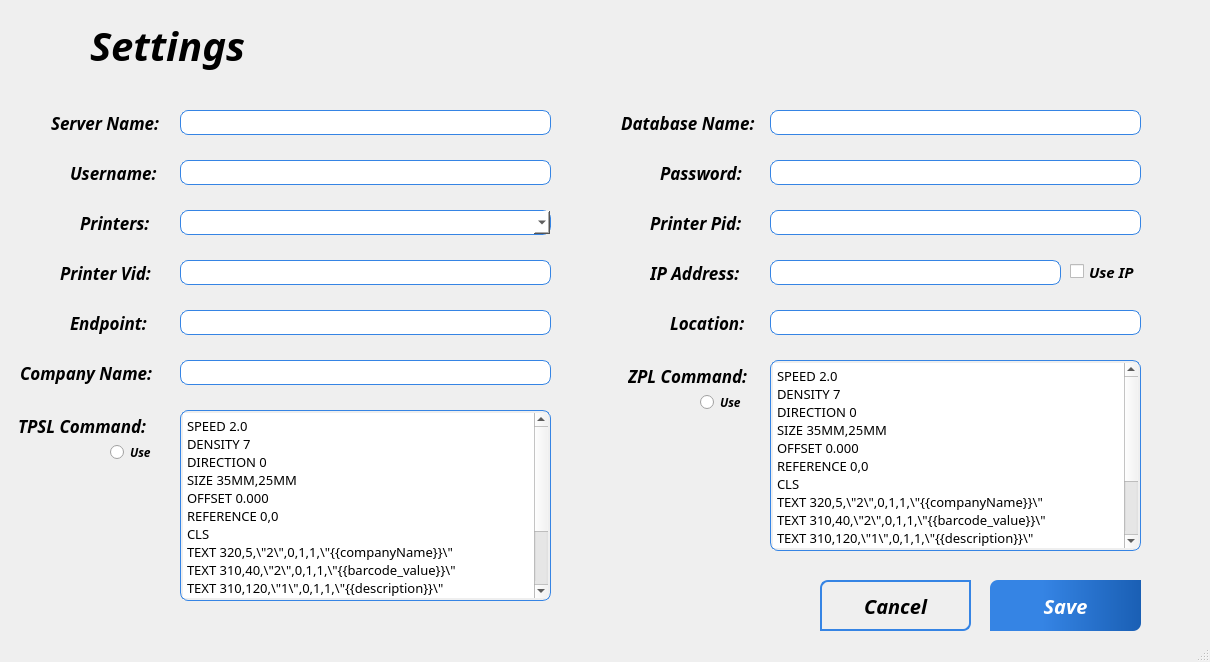
<?xml version="1.0" encoding="UTF-8"?>
<ui version="4.0">
 <class>MainWindow</class>
 <widget class="QMainWindow" name="MainWindow">
  <property name="geometry">
   <rect>
    <x>0</x>
    <y>0</y>
    <width>1210</width>
    <height>662</height>
   </rect>
  </property>
  <property name="font">
   <font>
    <family>Roboto Slab</family>
    <weight>50</weight>
    <bold>false</bold>
   </font>
  </property>
  <property name="windowTitle">
   <string>MainWindow</string>
  </property>
  <property name="styleSheet">
   <string notr="true">QMainWindow {
}

QLineEdit {
	padding: 4px;
}

QTextEdit {
	padding: 4px;
}</string>
  </property>
  <widget class="QWidget" name="centralwidget">
   <widget class="QLabel" name="label_7">
    <property name="geometry">
     <rect>
      <x>70</x>
      <y>300</y>
      <width>91</width>
      <height>45</height>
     </rect>
    </property>
    <property name="font">
     <font>
      <family>Roboto Slab</family>
      <pointsize>13</pointsize>
      <weight>75</weight>
      <italic>true</italic>
      <bold>true</bold>
     </font>
    </property>
    <property name="text">
     <string>Endpoint:</string>
    </property>
   </widget>
   <widget class="QLabel" name="label_3">
    <property name="geometry">
     <rect>
      <x>660</x>
      <y>150</y>
      <width>101</width>
      <height>45</height>
     </rect>
    </property>
    <property name="font">
     <font>
      <family>Roboto Slab</family>
      <pointsize>13</pointsize>
      <weight>75</weight>
      <italic>true</italic>
      <bold>true</bold>
     </font>
    </property>
    <property name="text">
     <string>Password:</string>
    </property>
   </widget>
   <widget class="QLabel" name="label_2">
    <property name="geometry">
     <rect>
      <x>621</x>
      <y>100</y>
      <width>141</width>
      <height>45</height>
     </rect>
    </property>
    <property name="font">
     <font>
      <family>Roboto Slab</family>
      <pointsize>13</pointsize>
      <weight>75</weight>
      <italic>true</italic>
      <bold>true</bold>
     </font>
    </property>
    <property name="text">
     <string>Database Name:</string>
    </property>
   </widget>
   <widget class="QLineEdit" name="et_databaseName">
    <property name="geometry">
     <rect>
      <x>770</x>
      <y>110</y>
      <width>371</width>
      <height>25</height>
     </rect>
    </property>
    <property name="font">
     <font>
      <family>Roboto Slab</family>
      <weight>75</weight>
      <bold>true</bold>
     </font>
    </property>
    <property name="styleSheet">
     <string notr="true">QLineEdit {
	border-radius: 8px;
	border: 1px solid rgb(53, 132, 228);
}</string>
    </property>
   </widget>
   <widget class="QLineEdit" name="et_companyName">
    <property name="geometry">
     <rect>
      <x>180</x>
      <y>360</y>
      <width>371</width>
      <height>25</height>
     </rect>
    </property>
    <property name="font">
     <font>
      <family>Roboto Slab</family>
      <weight>75</weight>
      <bold>true</bold>
     </font>
    </property>
    <property name="styleSheet">
     <string notr="true">QLineEdit {
	border-radius: 8px;
	border: 1px solid rgb(53, 132, 228);
}</string>
    </property>
   </widget>
   <widget class="QLineEdit" name="et_serverName">
    <property name="geometry">
     <rect>
      <x>180</x>
      <y>110</y>
      <width>371</width>
      <height>25</height>
     </rect>
    </property>
    <property name="font">
     <font>
      <family>Roboto Slab</family>
      <weight>75</weight>
      <bold>true</bold>
     </font>
    </property>
    <property name="styleSheet">
     <string notr="true">QLineEdit {
	border-radius: 8px;
	border: 1px solid rgb(53, 132, 228);
}</string>
    </property>
   </widget>
   <widget class="QLabel" name="label_8">
    <property name="geometry">
     <rect>
      <x>650</x>
      <y>250</y>
      <width>101</width>
      <height>45</height>
     </rect>
    </property>
    <property name="font">
     <font>
      <family>Roboto Slab</family>
      <pointsize>13</pointsize>
      <weight>75</weight>
      <italic>true</italic>
      <bold>true</bold>
     </font>
    </property>
    <property name="text">
     <string>IP Address:</string>
    </property>
   </widget>
   <widget class="QLabel" name="label_4">
    <property name="geometry">
     <rect>
      <x>70</x>
      <y>150</y>
      <width>101</width>
      <height>45</height>
     </rect>
    </property>
    <property name="font">
     <font>
      <family>Roboto Slab</family>
      <pointsize>13</pointsize>
      <weight>75</weight>
      <italic>true</italic>
      <bold>true</bold>
     </font>
    </property>
    <property name="text">
     <string>Username:</string>
    </property>
   </widget>
   <widget class="QLabel" name="settings_icon">
    <property name="geometry">
     <rect>
      <x>20</x>
      <y>10</y>
      <width>71</width>
      <height>71</height>
     </rect>
    </property>
    <property name="pixmap">
     <pixmap>../../Downloads/settingsicon.png</pixmap>
    </property>
    <property name="scaledContents">
     <bool>true</bool>
    </property>
   </widget>
   <widget class="QLabel" name="label_5">
    <property name="geometry">
     <rect>
      <x>51</x>
      <y>100</y>
      <width>121</width>
      <height>45</height>
     </rect>
    </property>
    <property name="font">
     <font>
      <family>Roboto Slab</family>
      <pointsize>13</pointsize>
      <weight>75</weight>
      <italic>true</italic>
      <bold>true</bold>
     </font>
    </property>
    <property name="text">
     <string>Server Name:</string>
    </property>
   </widget>
   <widget class="QLineEdit" name="et_userName">
    <property name="geometry">
     <rect>
      <x>180</x>
      <y>160</y>
      <width>371</width>
      <height>25</height>
     </rect>
    </property>
    <property name="font">
     <font>
      <family>Roboto Slab</family>
      <weight>75</weight>
      <bold>true</bold>
     </font>
    </property>
    <property name="styleSheet">
     <string notr="true">QLineEdit {
	border-radius: 8px;
	border: 1px solid rgb(53, 132, 228);
}</string>
    </property>
   </widget>
   <widget class="QLineEdit" name="et_printerPid">
    <property name="geometry">
     <rect>
      <x>770</x>
      <y>210</y>
      <width>371</width>
      <height>25</height>
     </rect>
    </property>
    <property name="font">
     <font>
      <family>Roboto Slab</family>
      <weight>75</weight>
      <bold>true</bold>
     </font>
    </property>
    <property name="styleSheet">
     <string notr="true">QLineEdit {
	border-radius: 8px;
	border: 1px solid rgb(53, 132, 228);
}</string>
    </property>
   </widget>
   <widget class="QLabel" name="label_11">
    <property name="geometry">
     <rect>
      <x>90</x>
      <y>20</y>
      <width>211</width>
      <height>51</height>
     </rect>
    </property>
    <property name="font">
     <font>
      <family>Sans Serif</family>
      <pointsize>30</pointsize>
      <weight>75</weight>
      <italic>true</italic>
      <bold>true</bold>
     </font>
    </property>
    <property name="text">
     <string>Settings</string>
    </property>
    <property name="textFormat">
     <enum>Qt::PlainText</enum>
    </property>
   </widget>
   <widget class="QLabel" name="label_12">
    <property name="geometry">
     <rect>
      <x>20</x>
      <y>350</y>
      <width>141</width>
      <height>45</height>
     </rect>
    </property>
    <property name="font">
     <font>
      <family>Roboto Slab</family>
      <pointsize>13</pointsize>
      <weight>75</weight>
      <italic>true</italic>
      <bold>true</bold>
     </font>
    </property>
    <property name="text">
     <string>Company Name:</string>
    </property>
   </widget>
   <widget class="QTextEdit" name="et_zplCommand">
    <property name="geometry">
     <rect>
      <x>770</x>
      <y>360</y>
      <width>371</width>
      <height>191</height>
     </rect>
    </property>
    <property name="minimumSize">
     <size>
      <width>0</width>
      <height>0</height>
     </size>
    </property>
    <property name="font">
     <font>
      <family>Roboto Slab</family>
      <weight>75</weight>
      <bold>true</bold>
     </font>
    </property>
    <property name="styleSheet">
     <string notr="true">QTextEdit {
	border: 1px solid rgb(53, 132, 228);
	border-radius: 8px;
	padding: 2px;
}</string>
    </property>
    <property name="html">
     <string>&lt;!DOCTYPE HTML PUBLIC &quot;-//W3C//DTD HTML 4.0//EN&quot; &quot;http://www.w3.org/TR/REC-html40/strict.dtd&quot;&gt;
&lt;html&gt;&lt;head&gt;&lt;meta name=&quot;qrichtext&quot; content=&quot;1&quot; /&gt;&lt;style type=&quot;text/css&quot;&gt;
p, li { white-space: pre-wrap; }
&lt;/style&gt;&lt;/head&gt;&lt;body style=&quot; font-family:'Roboto Slab'; font-size:10pt; font-weight:600; font-style:normal;&quot;&gt;
&lt;p style=&quot; margin-top:0px; margin-bottom:0px; margin-left:0px; margin-right:0px; -qt-block-indent:0; text-indent:0px;&quot;&gt;&lt;span style=&quot; font-family:'Fira Sans Semi-Light'; font-weight:400;&quot;&gt;SPEED 2.0 &lt;/span&gt;&lt;/p&gt;
&lt;p style=&quot; margin-top:0px; margin-bottom:0px; margin-left:0px; margin-right:0px; -qt-block-indent:0; text-indent:0px;&quot;&gt;&lt;span style=&quot; font-family:'Fira Sans Semi-Light'; font-weight:400;&quot;&gt;DENSITY 7 &lt;/span&gt;&lt;/p&gt;
&lt;p style=&quot; margin-top:0px; margin-bottom:0px; margin-left:0px; margin-right:0px; -qt-block-indent:0; text-indent:0px;&quot;&gt;&lt;span style=&quot; font-family:'Fira Sans Semi-Light'; font-weight:400;&quot;&gt;DIRECTION 0 &lt;/span&gt;&lt;/p&gt;
&lt;p style=&quot; margin-top:0px; margin-bottom:0px; margin-left:0px; margin-right:0px; -qt-block-indent:0; text-indent:0px;&quot;&gt;&lt;span style=&quot; font-family:'Fira Sans Semi-Light'; font-weight:400;&quot;&gt;SIZE 35MM,25MM &lt;/span&gt;&lt;/p&gt;
&lt;p style=&quot; margin-top:0px; margin-bottom:0px; margin-left:0px; margin-right:0px; -qt-block-indent:0; text-indent:0px;&quot;&gt;&lt;span style=&quot; font-family:'Fira Sans Semi-Light'; font-weight:400;&quot;&gt;OFFSET 0.000 &lt;/span&gt;&lt;/p&gt;
&lt;p style=&quot; margin-top:0px; margin-bottom:0px; margin-left:0px; margin-right:0px; -qt-block-indent:0; text-indent:0px;&quot;&gt;&lt;span style=&quot; font-family:'Fira Sans Semi-Light'; font-weight:400;&quot;&gt;REFERENCE 0,0 &lt;/span&gt;&lt;/p&gt;
&lt;p style=&quot; margin-top:0px; margin-bottom:0px; margin-left:0px; margin-right:0px; -qt-block-indent:0; text-indent:0px;&quot;&gt;&lt;span style=&quot; font-family:'Fira Sans Semi-Light'; font-weight:400;&quot;&gt;CLS &lt;/span&gt;&lt;/p&gt;
&lt;p style=&quot; margin-top:0px; margin-bottom:0px; margin-left:0px; margin-right:0px; -qt-block-indent:0; text-indent:0px;&quot;&gt;&lt;span style=&quot; font-family:'Fira Sans Semi-Light'; font-weight:400;&quot;&gt;TEXT 320,5,\&amp;quot;2\&amp;quot;,0,1,1,\&amp;quot;{{companyName}}\&amp;quot; &lt;/span&gt;&lt;/p&gt;
&lt;p style=&quot; margin-top:0px; margin-bottom:0px; margin-left:0px; margin-right:0px; -qt-block-indent:0; text-indent:0px;&quot;&gt;&lt;span style=&quot; font-family:'Fira Sans Semi-Light'; font-weight:400;&quot;&gt;TEXT 310,40,\&amp;quot;2\&amp;quot;,0,1,1,\&amp;quot;{{barcode_value}}\&amp;quot; &lt;/span&gt;&lt;/p&gt;
&lt;p style=&quot; margin-top:0px; margin-bottom:0px; margin-left:0px; margin-right:0px; -qt-block-indent:0; text-indent:0px;&quot;&gt;&lt;span style=&quot; font-family:'Fira Sans Semi-Light'; font-weight:400;&quot;&gt;TEXT 310,120,\&amp;quot;1\&amp;quot;,0,1,1,\&amp;quot;{{description}}\&amp;quot; &lt;/span&gt;&lt;/p&gt;
&lt;p style=&quot; margin-top:0px; margin-bottom:0px; margin-left:0px; margin-right:0px; -qt-block-indent:0; text-indent:0px;&quot;&gt;&lt;span style=&quot; font-family:'Fira Sans Semi-Light'; font-weight:400;&quot;&gt;BARCODE 310,60,\&amp;quot;128\&amp;quot;,50,0,0,2,10,\&amp;quot;{{barcode_value}}\&amp;quot; &lt;/span&gt;&lt;/p&gt;
&lt;p style=&quot; margin-top:0px; margin-bottom:0px; margin-left:0px; margin-right:0px; -qt-block-indent:0; text-indent:0px;&quot;&gt;&lt;span style=&quot; font-family:'Fira Sans Semi-Light'; font-weight:400;&quot;&gt;TEXT 310,160,\&amp;quot;4\&amp;quot;,0,1,1,\&amp;quot;{{unit_price_integer}}\&amp;quot; &lt;/span&gt;&lt;/p&gt;
&lt;p style=&quot; margin-top:0px; margin-bottom:0px; margin-left:0px; margin-right:0px; -qt-block-indent:0; text-indent:0px;&quot;&gt;&lt;span style=&quot; font-family:'Fira Sans Semi-Light'; font-weight:400;&quot;&gt;PRINT {{copies}} &lt;/span&gt;&lt;/p&gt;
&lt;p style=&quot; margin-top:0px; margin-bottom:0px; margin-left:0px; margin-right:0px; -qt-block-indent:0; text-indent:0px;&quot;&gt;&lt;span style=&quot; font-family:'Fira Sans Semi-Light'; font-weight:400;&quot;&gt;EOP&lt;/span&gt;&lt;/p&gt;&lt;/body&gt;&lt;/html&gt;</string>
    </property>
   </widget>
   <widget class="QTextEdit" name="et_tpslCommand">
    <property name="geometry">
     <rect>
      <x>180</x>
      <y>410</y>
      <width>371</width>
      <height>191</height>
     </rect>
    </property>
    <property name="font">
     <font>
      <family>Roboto Slab</family>
      <weight>75</weight>
      <bold>true</bold>
     </font>
    </property>
    <property name="styleSheet">
     <string notr="true">QTextEdit {
	border: 1px solid rgb(53, 132, 228);
	border-radius: 8px;
	padding: 2px;
}</string>
    </property>
    <property name="html">
     <string>&lt;!DOCTYPE HTML PUBLIC &quot;-//W3C//DTD HTML 4.0//EN&quot; &quot;http://www.w3.org/TR/REC-html40/strict.dtd&quot;&gt;
&lt;html&gt;&lt;head&gt;&lt;meta name=&quot;qrichtext&quot; content=&quot;1&quot; /&gt;&lt;style type=&quot;text/css&quot;&gt;
p, li { white-space: pre-wrap; }
&lt;/style&gt;&lt;/head&gt;&lt;body style=&quot; font-family:'Roboto Slab'; font-size:10pt; font-weight:600; font-style:normal;&quot;&gt;
&lt;p style=&quot; margin-top:0px; margin-bottom:0px; margin-left:0px; margin-right:0px; -qt-block-indent:0; text-indent:0px;&quot;&gt;&lt;span style=&quot; font-family:'Fira Sans Semi-Light'; font-weight:400;&quot;&gt;SPEED 2.0 &lt;/span&gt;&lt;/p&gt;
&lt;p style=&quot; margin-top:0px; margin-bottom:0px; margin-left:0px; margin-right:0px; -qt-block-indent:0; text-indent:0px;&quot;&gt;&lt;span style=&quot; font-family:'Fira Sans Semi-Light'; font-weight:400;&quot;&gt;DENSITY 7 &lt;/span&gt;&lt;/p&gt;
&lt;p style=&quot; margin-top:0px; margin-bottom:0px; margin-left:0px; margin-right:0px; -qt-block-indent:0; text-indent:0px;&quot;&gt;&lt;span style=&quot; font-family:'Fira Sans Semi-Light'; font-weight:400;&quot;&gt;DIRECTION 0 &lt;/span&gt;&lt;/p&gt;
&lt;p style=&quot; margin-top:0px; margin-bottom:0px; margin-left:0px; margin-right:0px; -qt-block-indent:0; text-indent:0px;&quot;&gt;&lt;span style=&quot; font-family:'Fira Sans Semi-Light'; font-weight:400;&quot;&gt;SIZE 35MM,25MM &lt;/span&gt;&lt;/p&gt;
&lt;p style=&quot; margin-top:0px; margin-bottom:0px; margin-left:0px; margin-right:0px; -qt-block-indent:0; text-indent:0px;&quot;&gt;&lt;span style=&quot; font-family:'Fira Sans Semi-Light'; font-weight:400;&quot;&gt;OFFSET 0.000 &lt;/span&gt;&lt;/p&gt;
&lt;p style=&quot; margin-top:0px; margin-bottom:0px; margin-left:0px; margin-right:0px; -qt-block-indent:0; text-indent:0px;&quot;&gt;&lt;span style=&quot; font-family:'Fira Sans Semi-Light'; font-weight:400;&quot;&gt;REFERENCE 0,0 &lt;/span&gt;&lt;/p&gt;
&lt;p style=&quot; margin-top:0px; margin-bottom:0px; margin-left:0px; margin-right:0px; -qt-block-indent:0; text-indent:0px;&quot;&gt;&lt;span style=&quot; font-family:'Fira Sans Semi-Light'; font-weight:400;&quot;&gt;CLS &lt;/span&gt;&lt;/p&gt;
&lt;p style=&quot; margin-top:0px; margin-bottom:0px; margin-left:0px; margin-right:0px; -qt-block-indent:0; text-indent:0px;&quot;&gt;&lt;span style=&quot; font-family:'Fira Sans Semi-Light'; font-weight:400;&quot;&gt;TEXT 320,5,\&amp;quot;2\&amp;quot;,0,1,1,\&amp;quot;{{companyName}}\&amp;quot; &lt;/span&gt;&lt;/p&gt;
&lt;p style=&quot; margin-top:0px; margin-bottom:0px; margin-left:0px; margin-right:0px; -qt-block-indent:0; text-indent:0px;&quot;&gt;&lt;span style=&quot; font-family:'Fira Sans Semi-Light'; font-weight:400;&quot;&gt;TEXT 310,40,\&amp;quot;2\&amp;quot;,0,1,1,\&amp;quot;{{barcode_value}}\&amp;quot; &lt;/span&gt;&lt;/p&gt;
&lt;p style=&quot; margin-top:0px; margin-bottom:0px; margin-left:0px; margin-right:0px; -qt-block-indent:0; text-indent:0px;&quot;&gt;&lt;span style=&quot; font-family:'Fira Sans Semi-Light'; font-weight:400;&quot;&gt;TEXT 310,120,\&amp;quot;1\&amp;quot;,0,1,1,\&amp;quot;{{description}}\&amp;quot; &lt;/span&gt;&lt;/p&gt;
&lt;p style=&quot; margin-top:0px; margin-bottom:0px; margin-left:0px; margin-right:0px; -qt-block-indent:0; text-indent:0px;&quot;&gt;&lt;span style=&quot; font-family:'Fira Sans Semi-Light'; font-weight:400;&quot;&gt;BARCODE 310,60,\&amp;quot;128\&amp;quot;,50,0,0,2,10,\&amp;quot;{{barcode_value}}\&amp;quot; &lt;/span&gt;&lt;/p&gt;
&lt;p style=&quot; margin-top:0px; margin-bottom:0px; margin-left:0px; margin-right:0px; -qt-block-indent:0; text-indent:0px;&quot;&gt;&lt;span style=&quot; font-family:'Fira Sans Semi-Light'; font-weight:400;&quot;&gt;TEXT 310,160,\&amp;quot;4\&amp;quot;,0,1,1,\&amp;quot;{{unit_price_integer}}\&amp;quot; &lt;/span&gt;&lt;/p&gt;
&lt;p style=&quot; margin-top:0px; margin-bottom:0px; margin-left:0px; margin-right:0px; -qt-block-indent:0; text-indent:0px;&quot;&gt;&lt;span style=&quot; font-family:'Fira Sans Semi-Light'; font-weight:400;&quot;&gt;PRINT {{copies}} &lt;/span&gt;&lt;/p&gt;
&lt;p style=&quot; margin-top:0px; margin-bottom:0px; margin-left:0px; margin-right:0px; -qt-block-indent:0; text-indent:0px;&quot;&gt;&lt;span style=&quot; font-family:'Fira Sans Semi-Light'; font-weight:400;&quot;&gt;EOP&lt;/span&gt;&lt;/p&gt;&lt;/body&gt;&lt;/html&gt;</string>
    </property>
   </widget>
   <widget class="QLabel" name="label_6">
    <property name="geometry">
     <rect>
      <x>60</x>
      <y>250</y>
      <width>111</width>
      <height>45</height>
     </rect>
    </property>
    <property name="font">
     <font>
      <family>Roboto Slab</family>
      <pointsize>13</pointsize>
      <weight>75</weight>
      <italic>true</italic>
      <bold>true</bold>
     </font>
    </property>
    <property name="text">
     <string>Printer Vid:</string>
    </property>
   </widget>
   <widget class="QLineEdit" name="et_endPoint">
    <property name="geometry">
     <rect>
      <x>180</x>
      <y>310</y>
      <width>371</width>
      <height>25</height>
     </rect>
    </property>
    <property name="font">
     <font>
      <family>Roboto Slab</family>
      <weight>75</weight>
      <bold>true</bold>
     </font>
    </property>
    <property name="styleSheet">
     <string notr="true">QLineEdit {
	border-radius: 8px;
	border: 1px solid rgb(53, 132, 228);
}</string>
    </property>
   </widget>
   <widget class="QPushButton" name="btn_save">
    <property name="geometry">
     <rect>
      <x>990</x>
      <y>580</y>
      <width>151</width>
      <height>51</height>
     </rect>
    </property>
    <property name="font">
     <font>
      <family>Sans Serif</family>
      <pointsize>15</pointsize>
      <weight>75</weight>
      <italic>true</italic>
      <bold>true</bold>
     </font>
    </property>
    <property name="styleSheet">
     <string notr="true">QPushButton {
	background: qlineargradient(spread:pad, x1:0.148, y1:1, x2:1, y2:1, stop:0.233503 rgba(53, 132, 228, 255), stop:1 rgba(26, 95, 180, 255));
	color: white;
	border-top-left-radius: 8px;
	border-bottom-right-radius: 8px;
	qproperty-cursor: pointingHandCursor;
}

QPushButton:hover {
	background: qlineargradient(spread:pad, x1:0.148, y1:1, x2:1, y2:1, stop:0.30102 rgba(0, 115, 255, 255), stop:1 rgba(12, 45, 85, 255));
}</string>
    </property>
    <property name="text">
     <string>Save</string>
    </property>
   </widget>
   <widget class="QLineEdit" name="et_ipAddress">
    <property name="geometry">
     <rect>
      <x>770</x>
      <y>260</y>
      <width>291</width>
      <height>25</height>
     </rect>
    </property>
    <property name="font">
     <font>
      <family>Roboto Slab</family>
      <weight>75</weight>
      <bold>true</bold>
     </font>
    </property>
    <property name="styleSheet">
     <string notr="true">QLineEdit {
	border-radius: 8px;
	border: 1px solid rgb(53, 132, 228);
}</string>
    </property>
   </widget>
   <widget class="QLineEdit" name="et_location">
    <property name="geometry">
     <rect>
      <x>770</x>
      <y>310</y>
      <width>371</width>
      <height>25</height>
     </rect>
    </property>
    <property name="font">
     <font>
      <family>Roboto Slab</family>
      <weight>75</weight>
      <bold>true</bold>
     </font>
    </property>
    <property name="styleSheet">
     <string notr="true">QLineEdit {
	border-radius: 8px;
	border: 1px solid rgb(53, 132, 228);
}</string>
    </property>
   </widget>
   <widget class="QPushButton" name="btn_cancel">
    <property name="geometry">
     <rect>
      <x>820</x>
      <y>580</y>
      <width>151</width>
      <height>51</height>
     </rect>
    </property>
    <property name="font">
     <font>
      <family>Sans Serif</family>
      <pointsize>15</pointsize>
      <weight>75</weight>
      <italic>true</italic>
      <bold>true</bold>
     </font>
    </property>
    <property name="styleSheet">
     <string notr="true">QPushButton {
	border: 2px solid rgb(53, 132, 228);
	border-top-left-radius: 8px;
	border-bottom-right-radius: 8px;
	qproperty-cursor: pointingHandCursor;
}

QPushButton:hover {
	border: 3px;
}</string>
    </property>
    <property name="text">
     <string>Cancel</string>
    </property>
   </widget>
   <widget class="QLineEdit" name="et_password">
    <property name="geometry">
     <rect>
      <x>770</x>
      <y>160</y>
      <width>371</width>
      <height>25</height>
     </rect>
    </property>
    <property name="font">
     <font>
      <family>Roboto Slab</family>
      <weight>75</weight>
      <bold>true</bold>
     </font>
    </property>
    <property name="styleSheet">
     <string notr="true">QLineEdit {
	border-radius: 8px;
	border: 1px solid rgb(53, 132, 228);
}</string>
    </property>
   </widget>
   <widget class="QLabel" name="label_13">
    <property name="geometry">
     <rect>
      <x>650</x>
      <y>200</y>
      <width>101</width>
      <height>45</height>
     </rect>
    </property>
    <property name="font">
     <font>
      <family>Roboto Slab</family>
      <pointsize>13</pointsize>
      <weight>75</weight>
      <italic>true</italic>
      <bold>true</bold>
     </font>
    </property>
    <property name="text">
     <string>Printer Pid:</string>
    </property>
   </widget>
   <widget class="QLineEdit" name="et_printerVid">
    <property name="geometry">
     <rect>
      <x>180</x>
      <y>260</y>
      <width>371</width>
      <height>25</height>
     </rect>
    </property>
    <property name="font">
     <font>
      <weight>75</weight>
      <bold>true</bold>
     </font>
    </property>
    <property name="styleSheet">
     <string notr="true">QLineEdit {
	border-radius: 8px;
	border: 1px solid rgb(53, 132, 228);
}</string>
    </property>
   </widget>
   <widget class="QLabel" name="label_15">
    <property name="geometry">
     <rect>
      <x>670</x>
      <y>300</y>
      <width>81</width>
      <height>45</height>
     </rect>
    </property>
    <property name="font">
     <font>
      <family>Roboto Slab</family>
      <pointsize>13</pointsize>
      <weight>75</weight>
      <italic>true</italic>
      <bold>true</bold>
     </font>
    </property>
    <property name="text">
     <string>Location:</string>
    </property>
   </widget>
   <widget class="QLabel" name="img_label">
    <property name="geometry">
     <rect>
      <x>0</x>
      <y>-30</y>
      <width>1221</width>
      <height>801</height>
     </rect>
    </property>
    <property name="text">
     <string/>
    </property>
    <property name="pixmap">
     <pixmap>../../Pictures/vector-JUL-2021-61.jpg</pixmap>
    </property>
    <property name="scaledContents">
     <bool>true</bool>
    </property>
   </widget>
   <widget class="QRadioButton" name="rb_zpl">
    <property name="geometry">
     <rect>
      <x>700</x>
      <y>390</y>
      <width>51</width>
      <height>24</height>
     </rect>
    </property>
    <property name="font">
     <font>
      <family>Roboto Slab</family>
      <weight>75</weight>
      <italic>true</italic>
      <bold>true</bold>
     </font>
    </property>
    <property name="text">
     <string>Use</string>
    </property>
   </widget>
   <widget class="QLabel" name="label_10">
    <property name="geometry">
     <rect>
      <x>628</x>
      <y>360</y>
      <width>131</width>
      <height>31</height>
     </rect>
    </property>
    <property name="font">
     <font>
      <family>Roboto Slab</family>
      <pointsize>13</pointsize>
      <weight>75</weight>
      <italic>true</italic>
      <bold>true</bold>
     </font>
    </property>
    <property name="text">
     <string>ZPL Command:</string>
    </property>
   </widget>
   <widget class="QLabel" name="label_9">
    <property name="geometry">
     <rect>
      <x>18</x>
      <y>410</y>
      <width>151</width>
      <height>31</height>
     </rect>
    </property>
    <property name="font">
     <font>
      <family>Roboto Slab</family>
      <pointsize>13</pointsize>
      <weight>75</weight>
      <italic>true</italic>
      <bold>true</bold>
     </font>
    </property>
    <property name="text">
     <string>TPSL Command:</string>
    </property>
   </widget>
   <widget class="QRadioButton" name="rb_tpsl">
    <property name="geometry">
     <rect>
      <x>110</x>
      <y>440</y>
      <width>51</width>
      <height>24</height>
     </rect>
    </property>
    <property name="font">
     <font>
      <family>Roboto Slab</family>
      <weight>75</weight>
      <italic>true</italic>
      <bold>true</bold>
     </font>
    </property>
    <property name="text">
     <string>Use</string>
    </property>
   </widget>
   <widget class="QCheckBox" name="cb_useIP">
    <property name="geometry">
     <rect>
      <x>1070</x>
      <y>260</y>
      <width>71</width>
      <height>23</height>
     </rect>
    </property>
    <property name="font">
     <font>
      <family>Roboto Slab</family>
      <pointsize>11</pointsize>
      <weight>75</weight>
      <italic>true</italic>
      <bold>true</bold>
     </font>
    </property>
    <property name="text">
     <string>Use IP</string>
    </property>
   </widget>
   <widget class="QLabel" name="label_14">
    <property name="geometry">
     <rect>
      <x>80</x>
      <y>200</y>
      <width>91</width>
      <height>45</height>
     </rect>
    </property>
    <property name="font">
     <font>
      <family>Roboto Slab</family>
      <pointsize>13</pointsize>
      <weight>75</weight>
      <italic>true</italic>
      <bold>true</bold>
     </font>
    </property>
    <property name="text">
     <string>Printers:</string>
    </property>
   </widget>
   <widget class="QComboBox" name="combo_printers">
    <property name="geometry">
     <rect>
      <x>180</x>
      <y>210</y>
      <width>371</width>
      <height>25</height>
     </rect>
    </property>
    <property name="font">
     <font>
      <family>Roboto Slab</family>
      <weight>75</weight>
      <bold>true</bold>
     </font>
    </property>
    <property name="styleSheet">
     <string notr="true">QComboBox {
	background: white;
	border: 1px solid rgb(53, 132, 228);
	border-radius: 8px;
}</string>
    </property>
   </widget>
   <zorder>img_label</zorder>
   <zorder>label_7</zorder>
   <zorder>label_3</zorder>
   <zorder>label_2</zorder>
   <zorder>et_databaseName</zorder>
   <zorder>et_companyName</zorder>
   <zorder>et_serverName</zorder>
   <zorder>label_8</zorder>
   <zorder>label_4</zorder>
   <zorder>settings_icon</zorder>
   <zorder>label_5</zorder>
   <zorder>et_userName</zorder>
   <zorder>et_printerPid</zorder>
   <zorder>label_11</zorder>
   <zorder>label_12</zorder>
   <zorder>et_zplCommand</zorder>
   <zorder>et_tpslCommand</zorder>
   <zorder>label_6</zorder>
   <zorder>et_endPoint</zorder>
   <zorder>btn_save</zorder>
   <zorder>et_ipAddress</zorder>
   <zorder>et_location</zorder>
   <zorder>btn_cancel</zorder>
   <zorder>et_password</zorder>
   <zorder>label_13</zorder>
   <zorder>et_printerVid</zorder>
   <zorder>label_15</zorder>
   <zorder>rb_zpl</zorder>
   <zorder>label_10</zorder>
   <zorder>label_9</zorder>
   <zorder>rb_tpsl</zorder>
   <zorder>cb_useIP</zorder>
   <zorder>label_14</zorder>
   <zorder>combo_printers</zorder>
  </widget>
  <widget class="QStatusBar" name="statusbar"/>
 </widget>
 <resources/>
 <connections/>
</ui>
